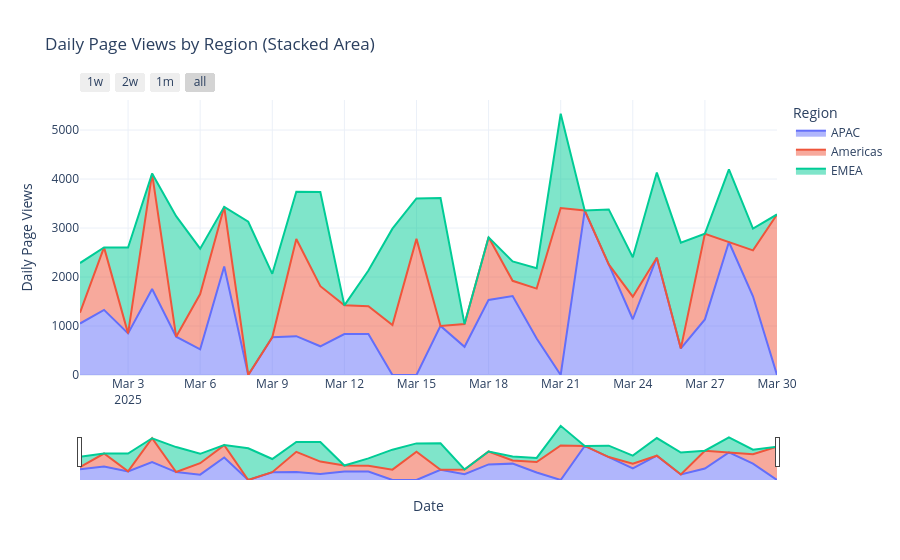
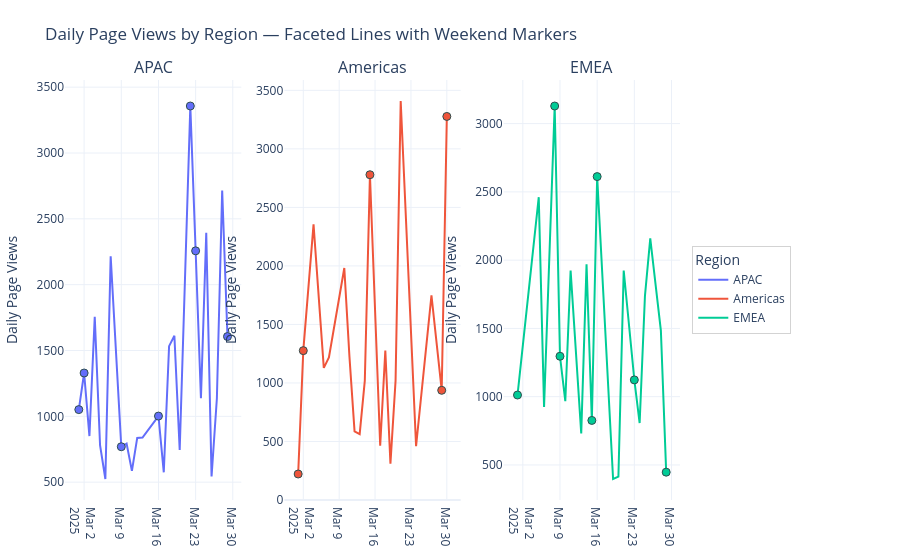

Notebook code cell kept with these figures, in order:
### Markdown cell above
# Plot Agent Example 2: Website Traffic by Page & Region

<div align="left">
  <a href="https://colab.research.google.com/github/andrewm4894/plot-agent/blob/main/examples/example_2.ipynb" target="_parent">
    <img src="https://colab.research.google.com/assets/colab-badge.svg" alt="Open In Colab"/>
  </a>
  <a href="https://nbviewer.org/github/andrewm4894/plot-agent/blob/main/examples/example_2.ipynb" target="_parent">
    <img src="https://img.shields.io/badge/Open in NBViewer-foo" alt="Open In NBViewer"/>
  </a>
</div>

### Code cell
# Example 2: Website Traffic by Page & Region
import pandas as pd
import numpy as np
from plot_agent.agent import PlotAgent


df = pd.DataFrame({
    "date": pd.date_range("2025-03-01", periods=30, freq="D").repeat(3),
    "page": ["Home", "Product", "Blog"] * 30,
    "views": np.random.randint(200, 2000, 90),
    "region": np.random.choice(["Americas", "EMEA", "APAC"], 90)
})

agent = PlotAgent()
agent.set_df(df)

# Initial plot
response = agent.process_message(
    "Draw a stacked area chart of daily page views over time, broken out by region."
)
fig = agent.get_figure()
fig.show()

# Follow-up iteration
response = agent.process_message(
    "Switch to a faceted line chart (one subplot per region), add markers at weekends, and include a legend outside the plots."
)
fig = agent.get_figure()
fig.show()

### Figure 1 — Plotly figure (JSON) as saved in the notebook; plotly's stock layout.template omitted (floating-point values rounded to 4 significant figures)
{"data": [{"fillpattern": {"shape": ""}, "legendgroup": "APAC", "line": {"color": "#636EFA"}, "marker": {"symbol": "circle"}, "mode": "lines", "name": "APAC", "opacity": 0.85, "orientation": "v", "showlegend": true, "stackgroup": "1", "type": "scatter", "x": ["2025-03-01T00:00:00", "2025-03-02T00:00:00", "2025-03-03T00:00:00", "2025-03-04T00:00:00", "2025-03-05T00:00:00", "2025-03-06T00:00:00", "2025-03-07T00:00:00", "2025-03-09T00:00:00", "2025-03-10T00:00:00", "2025-03-11T00:00:00", "2025-03-12T00:00:00", "2025-03-13T00:00:00", "2025-03-16T00:00:00", "2025-03-17T00:00:00", "2025-03-18T00:00:00", "2025-03-19T00:00:00", "2025-03-20T00:00:00", "2025-03-22T00:00:00", "2025-03-23T00:00:00", "2025-03-24T00:00:00", "2025-03-25T00:00:00", "2025-03-26T00:00:00", "2025-03-27T00:00:00", "2025-03-28T00:00:00", "2025-03-29T00:00:00"], "xaxis": "x", "y": [1051, 1329, 850, 1756, 782, 524, 2216, 769, 793, 586, 836, 839, 1002, 575, 1533, 1612, 744, 3357, 2257, 1138, 2394, 543, 1135, 2715, 1606], "yaxis": "y"}, {"fillpattern": {"shape": ""}, "legendgroup": "Americas", "line": {"color": "#EF553B"}, "marker": {"symbol": "circle"}, "mode": "lines", "name": "Americas", "opacity": 0.85, "orientation": "v", "showlegend": true, "stackgroup": "1", "type": "scatter", "x": ["2025-03-01T00:00:00", "2025-03-02T00:00:00", "2025-03-04T00:00:00", "2025-03-06T00:00:00", "2025-03-07T00:00:00", "2025-03-10T00:00:00", "2025-03-11T00:00:00", "2025-03-12T00:00:00", "2025-03-13T00:00:00", "2025-03-14T00:00:00", "2025-03-15T00:00:00", "2025-03-17T00:00:00", "2025-03-18T00:00:00", "2025-03-19T00:00:00", "2025-03-20T00:00:00", "2025-03-21T00:00:00", "2025-03-24T00:00:00", "2025-03-27T00:00:00", "2025-03-29T00:00:00", "2025-03-30T00:00:00"], "xaxis": "x", "y": [222, 1276, 2355, 1129, 1218, 1982, 1227, 586, 563, 1019, 2779, 464, 1277, 311, 1020, 3409, 460, 1749, 937, 3277], "yaxis": "y"}, {"fillpattern": {"shape": ""}, "legendgroup": "EMEA", "line": {"color": "#00CC96"}, "marker": {"symbol": "circle"}, "mode": "lines", "name": "EMEA", "opacity": 0.85, "orientation": "v", "showlegend": true, "stackgroup": "1", "type": "scatter", "x": ["2025-03-01T00:00:00", "2025-03-03T00:00:00", "2025-03-05T00:00:00", "2025-03-06T00:00:00", "2025-03-08T00:00:00", "2025-03-09T00:00:00", "2025-03-10T00:00:00", "2025-03-11T00:00:00", "2025-03-13T00:00:00", "2025-03-14T00:00:00", "2025-03-15T00:00:00", "2025-03-16T00:00:00", "2025-03-19T00:00:00", "2025-03-20T00:00:00", "2025-03-21T00:00:00", "2025-03-23T00:00:00", "2025-03-24T00:00:00", "2025-03-25T00:00:00", "2025-03-26T00:00:00", "2025-03-28T00:00:00", "2025-03-29T00:00:00"], "xaxis": "x", "y": [1012, 1751, 2461, 925, 3129, 1296, 967, 1924, 731, 1969, 826, 2612, 397, 414, 1924, 1123, 807, 1738, 2159, 1484, 447], "yaxis": "y"}], "layout": {"hovermode": "x unified", "legend": {"title": {"text": "Region"}, "tracegroupgap": 0}, "title": {"text": "Daily Page Views by Region (Stacked Area)"}, "xaxis": {"anchor": "y", "domain": [0.0, 1.0], "rangeselector": {"buttons": [{"count": 7, "label": "1w", "step": "day", "stepmode": "backward"}, {"count": 14, "label": "2w", "step": "day", "stepmode": "backward"}, {"count": 1, "label": "1m", "step": "month", "stepmode": "backward"}, {"step": "all"}]}, "rangeslider": {"visible": true}, "title": {"text": "Date"}, "type": "date"}, "yaxis": {"anchor": "x", "domain": [0.0, 1.0], "title": {"text": "Daily Page Views"}}}}

### Figure 2 — Plotly figure (JSON) as saved in the notebook; plotly's stock layout.template omitted (floating-point values rounded to 4 significant figures)
{"data": [{"hovertemplate": "%{x|%Y-%m-%d}: %{y} views<extra></extra>", "line": {"color": "#636EFA", "width": 2}, "mode": "lines", "name": "APAC", "type": "scatter", "x": ["2025-03-01T00:00:00", "2025-03-02T00:00:00", "2025-03-03T00:00:00", "2025-03-04T00:00:00", "2025-03-05T00:00:00", "2025-03-06T00:00:00", "2025-03-07T00:00:00", "2025-03-09T00:00:00", "2025-03-10T00:00:00", "2025-03-11T00:00:00", "2025-03-12T00:00:00", "2025-03-13T00:00:00", "2025-03-16T00:00:00", "2025-03-17T00:00:00", "2025-03-18T00:00:00", "2025-03-19T00:00:00", "2025-03-20T00:00:00", "2025-03-22T00:00:00", "2025-03-23T00:00:00", "2025-03-24T00:00:00", "2025-03-25T00:00:00", "2025-03-26T00:00:00", "2025-03-27T00:00:00", "2025-03-28T00:00:00", "2025-03-29T00:00:00"], "xaxis": "x", "y": [1051, 1329, 850, 1756, 782, 524, 2216, 769, 793, 586, 836, 839, 1002, 575, 1533, 1612, 744, 3357, 2257, 1138, 2394, 543, 1135, 2715, 1606], "yaxis": "y"}, {"hovertemplate": "%{x|%Y-%m-%d}: %{y} views<extra></extra>", "marker": {"color": "#636EFA", "line": {"color": "DarkSlateGrey", "width": 1}, "size": 8, "symbol": "circle"}, "mode": "markers", "name": "APAC (weekend)", "showlegend": false, "type": "scatter", "x": ["2025-03-01T00:00:00", "2025-03-02T00:00:00", "2025-03-09T00:00:00", "2025-03-16T00:00:00", "2025-03-22T00:00:00", "2025-03-23T00:00:00", "2025-03-29T00:00:00"], "xaxis": "x", "y": [1051, 1329, 769, 1002, 3357, 2257, 1606], "yaxis": "y"}, {"hovertemplate": "%{x|%Y-%m-%d}: %{y} views<extra></extra>", "line": {"color": "#EF553B", "width": 2}, "mode": "lines", "name": "Americas", "type": "scatter", "x": ["2025-03-01T00:00:00", "2025-03-02T00:00:00", "2025-03-04T00:00:00", "2025-03-06T00:00:00", "2025-03-07T00:00:00", "2025-03-10T00:00:00", "2025-03-11T00:00:00", "2025-03-12T00:00:00", "2025-03-13T00:00:00", "2025-03-14T00:00:00", "2025-03-15T00:00:00", "2025-03-17T00:00:00", "2025-03-18T00:00:00", "2025-03-19T00:00:00", "2025-03-20T00:00:00", "2025-03-21T00:00:00", "2025-03-24T00:00:00", "2025-03-27T00:00:00", "2025-03-29T00:00:00", "2025-03-30T00:00:00"], "xaxis": "x2", "y": [222, 1276, 2355, 1129, 1218, 1982, 1227, 586, 563, 1019, 2779, 464, 1277, 311, 1020, 3409, 460, 1749, 937, 3277], "yaxis": "y2"}, {"hovertemplate": "%{x|%Y-%m-%d}: %{y} views<extra></extra>", "marker": {"color": "#EF553B", "line": {"color": "DarkSlateGrey", "width": 1}, "size": 8, "symbol": "circle"}, "mode": "markers", "name": "Americas (weekend)", "showlegend": false, "type": "scatter", "x": ["2025-03-01T00:00:00", "2025-03-02T00:00:00", "2025-03-15T00:00:00", "2025-03-29T00:00:00", "2025-03-30T00:00:00"], "xaxis": "x2", "y": [222, 1276, 2779, 937, 3277], "yaxis": "y2"}, {"hovertemplate": "%{x|%Y-%m-%d}: %{y} views<extra></extra>", "line": {"color": "#00CC96", "width": 2}, "mode": "lines", "name": "EMEA", "type": "scatter", "x": ["2025-03-01T00:00:00", "2025-03-03T00:00:00", "2025-03-05T00:00:00", "2025-03-06T00:00:00", "2025-03-08T00:00:00", "2025-03-09T00:00:00", "2025-03-10T00:00:00", "2025-03-11T00:00:00", "2025-03-13T00:00:00", "2025-03-14T00:00:00", "2025-03-15T00:00:00", "2025-03-16T00:00:00", "2025-03-19T00:00:00", "2025-03-20T00:00:00", "2025-03-21T00:00:00", "2025-03-23T00:00:00", "2025-03-24T00:00:00", "2025-03-25T00:00:00", "2025-03-26T00:00:00", "2025-03-28T00:00:00", "2025-03-29T00:00:00"], "xaxis": "x3", "y": [1012, 1751, 2461, 925, 3129, 1296, 967, 1924, 731, 1969, 826, 2612, 397, 414, 1924, 1123, 807, 1738, 2159, 1484, 447], "yaxis": "y3"}, {"hovertemplate": "%{x|%Y-%m-%d}: %{y} views<extra></extra>", "marker": {"color": "#00CC96", "line": {"color": "DarkSlateGrey", "width": 1}, "size": 8, "symbol": "circle"}, "mode": "markers", "name": "EMEA (weekend)", "showlegend": false, "type": "scatter", "x": ["2025-03-01T00:00:00", "2025-03-08T00:00:00", "2025-03-09T00:00:00", "2025-03-15T00:00:00", "2025-03-16T00:00:00", "2025-03-23T00:00:00", "2025-03-29T00:00:00"], "xaxis": "x3", "y": [1012, 3129, 1296, 826, 2612, 1123, 447], "yaxis": "y3"}], "layout": {"annotations": [{"font": {"size": 16}, "showarrow": false, "text": "APAC", "x": 0.1433, "xanchor": "center", "xref": "paper", "y": 1.0, "yanchor": "bottom", "yref": "paper"}, {"font": {"size": 16}, "showarrow": false, "text": "Americas", "x": 0.5, "xanchor": "center", "xref": "paper", "y": 1.0, "yanchor": "bottom", "yref": "paper"}, {"font": {"size": 16}, "showarrow": false, "text": "EMEA", "x": 0.8567, "xanchor": "center", "xref": "paper", "y": 1.0, "yanchor": "bottom", "yref": "paper"}], "hovermode": "x", "legend": {"bordercolor": "LightGray", "borderwidth": 1, "orientation": "v", "title": {"text": "Region"}, "x": 1.02, "xanchor": "left", "y": 0.5, "yanchor": "middle"}, "margin": {"b": 60, "l": 60, "r": 220, "t": 80}, "title": {"text": "Daily Page Views by Region — Faceted Lines with Weekend Markers"}, "xaxis": {"anchor": "y", "domain": [0.0, 0.2867], "type": "date"}, "xaxis2": {"anchor": "y2", "domain": [0.3567, 0.6433], "type": "date"}, "xaxis3": {"anchor": "y3", "domain": [0.7133, 1.0], "type": "date"}, "yaxis": {"anchor": "x", "domain": [0.0, 1.0], "title": {"text": "Daily Page Views"}}, "yaxis2": {"anchor": "x2", "domain": [0.0, 1.0], "title": {"text": "Daily Page Views"}}, "yaxis3": {"anchor": "x3", "domain": [0.0, 1.0], "title": {"text": "Daily Page Views"}}}}
